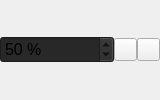
                   <widget class="QWidget" name="widget_14" native="true">
                    <property name="minimumSize">
                     <size>
                      <width>0</width>
                      <height>0</height>
                     </size>
                    </property>
                    <property name="maximumSize">
                     <size>
                      <width>160</width>
                      <height>16777215</height>
                     </size>
                    </property>
                    <layout class="QHBoxLayout" name="horizontalLayout_10">
                     <property name="spacing">
                      <number>0</number>
                     </property>
                     <property name="leftMargin">
                      <number>0</number>
                     </property>
                     <property name="topMargin">
                      <number>0</number>
                     </property>
                     <property name="rightMargin">
                      <number>0</number>
                     </property>
                     <property name="bottomMargin">
                      <number>0</number>
                     </property>
                     <item>
                      <widget class="QSpinBox" name="z_humidity">
                       <property name="font">
                        <font>
                         <pointsize>12</pointsize>
                        </font>
                       </property>
                       <property name="styleSheet">
                        <string notr="true">background-color: rgb(40, 40, 40);
alternate-background-color: rgb(40, 40, 40);</string>
                       </property>
                       <property name="suffix">
                        <string> %</string>
                       </property>
                       <property name="value">
                        <number>50</number>
                       </property>
                      </widget>
                     </item>
                     <item>
                      <widget class="QPushButton" name="lPushButton_4">
                       <property name="sizePolicy">
                        <sizepolicy hsizetype="Fixed" vsizetype="Fixed">
                         <horstretch>0</horstretch>
                         <verstretch>0</verstretch>
                        </sizepolicy>
                       </property>
                       <property name="maximumSize">
                        <size>
                         <width>23</width>
                         <height>23</height>
                        </size>
                       </property>
                       <property name="text">
                        <string/>
                       </property>
                       <property name="icon">
                        <iconset>
                         <normaloff>.rsrc/res/drawable/arrowrlbtn21a.png</normaloff>.rsrc/res/drawable/arrowrlbtn21a.png</iconset>
                       </property>
                      </widget>
                     </item>
                     <item>
                      <widget class="QPushButton" name="rPushButton_4">
                       <property name="sizePolicy">
                        <sizepolicy hsizetype="Fixed" vsizetype="Fixed">
                         <horstretch>0</horstretch>
                         <verstretch>0</verstretch>
                        </sizepolicy>
                       </property>
                       <property name="maximumSize">
                        <size>
                         <width>23</width>
                         <height>23</height>
                        </size>
                       </property>
                       <property name="text">
                        <string/>
                       </property>
                       <property name="icon">
                        <iconset>
                         <normaloff>.rsrc/res/drawable/arrowlrbtn21a.png</normaloff>.rsrc/res/drawable/arrowlrbtn21a.png</iconset>
                       </property>
                      </widget>
                     </item>
                    </layout>
                   </widget>
